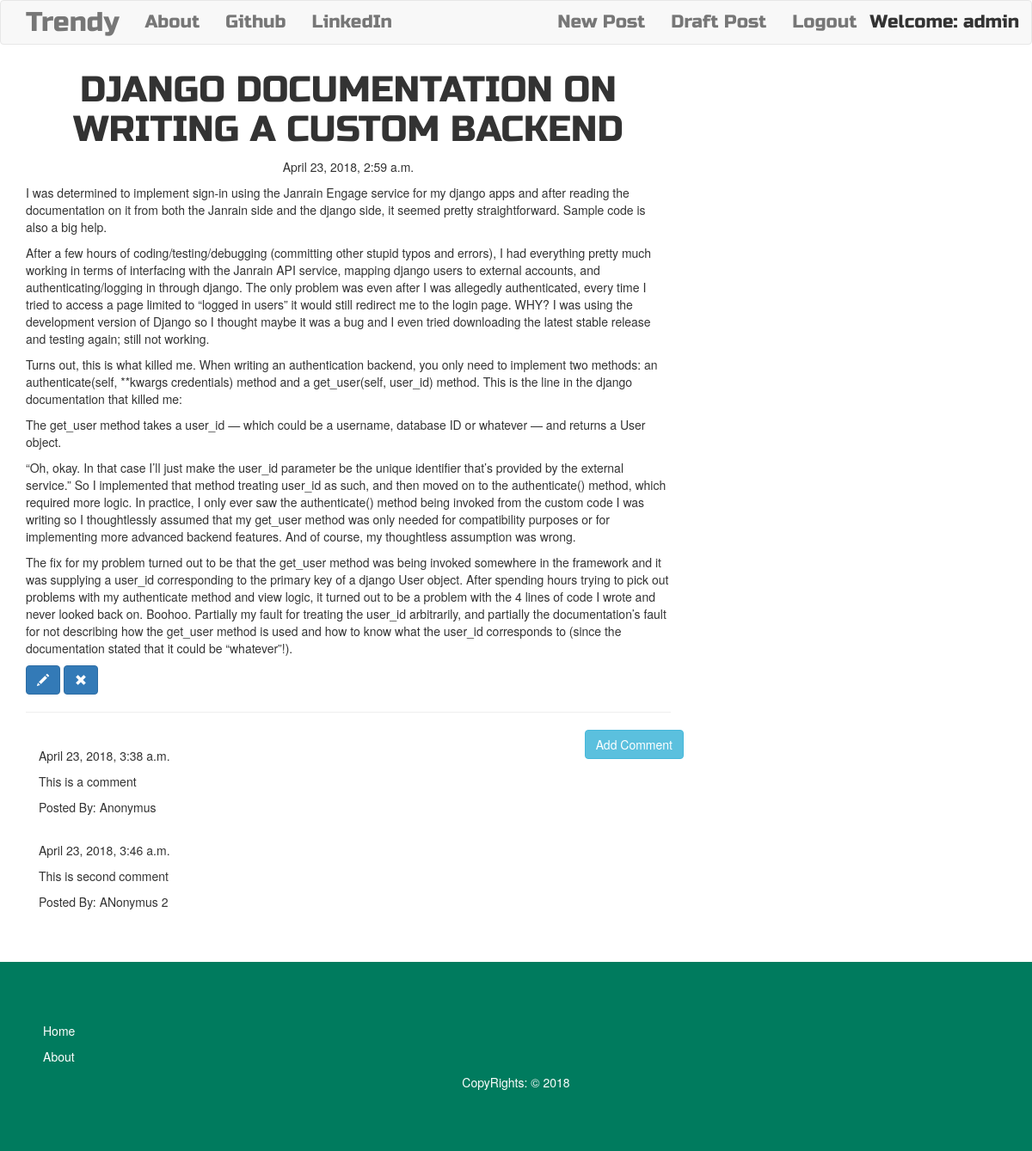
The app's page /post/1 (signed in) with its own data.
### blog/models.py (models this page shows, shortened)
class Post(models.Model):
	author = models.ForeignKey('auth.User')
	title = models.CharField(max_length=200)
	text = models.TextField()
	created_date = models.DateTimeField(auto_now_add=True)
	published_date = models.DateTimeField(blank=True, null=True)

class Comment(models.Model):
	post = models.ForeignKey('blog.Post', related_name='comments')
	author = models.CharField(max_length=200)
	text = models.TextField()
	created_date = models.DateTimeField(auto_now_add=True)
	approved_comment = models.BooleanField(default=False)

### blog/views.py (the view)
# urls.py: url(r'^post/(?P<pk>\d+)$', views.PostDetailView.as_view(), name="post_detail"),
class PostDetailView(DetailView):
	model = Post

### blog/templates/blog/post_detail.html (shortened to what this page needs)
{% extends "base.html" %}
{% block content %}
<h1 class="posttitle loader">{{ post.title }}</h1>
{% if post.published_date %}
	<div class="date postdate">
		{{ post.published_date }}
	</div>
{% else %}
	<a class="btn btn-default" href="{% url 'blog:post_publish' pk=post.pk %}">Publish</a>
{% endif %}
<p class="postcontent"> {{ post.text|safe|linebreaks }} </p>
{% if user.is_authenticated %}
	<a href="{% url 'blog:edit_post' pk=post.pk %}" class="btn btn-primary">
		<span class="glyphicon glyphicon-pencil"></span>
	</a>
	<a href="{% url 'blog:remove_post' pk=post.pk %}" class="btn btn-primary">
		<span class="glyphicon glyphicon-remove"></span>
	</a>
{% endif %}
<hr>
<a href="{% url 'blog:add_comment_to_post' pk=post.pk %}" class="btn btn-info btn-comment">Add Comment</a>
<div class="container">
	{% for comment in post.comments.all %}
		<br>
		{% if user.is_authenticated or comment.approved_comment %}
			{{ comment.created_date }}
			<p> {{ comment.text|safe|linebreaks }} </p>
			<p>Posted By: {{  comment.author }} </p>
		{% endif %}
		{% empty %}
			<p> No comments!</p>
	{% endfor %}
</div>
{% endblock %}

### blog/templates/base.html (shortened to what this page needs)
<!DOCTYPE html>
{% load static %}
<html lang="en">
<head>
	<link rel="stylesheet" href="{% static 'css/bootstrap.css' %}">
	<link rel="stylesheet" href="{% static 'css/medium-editor.css' %}">
	<link rel="stylesheet" href="{% static 'css/blog.css' %}">
</head>
<body>
	<nav class="navbar navbar-default techfont custom-navbar">
		<div class="container">
			<ul class="nav navbar-nav">
				<li><a href="{% url 'blog:post_list' %}" class="navbar-brand bigbrand">Trendy</a></li>
				<li><a href="{% url 'blog:about' %}">About</a></li>
				<li><a href="https://www.github.com">Github</a></li>
				<li><a href="https://www.linkedin.com">LinkedIn</a></li>
			</ul>
			<ul class="nav navbar-nav navbar-right">
				{% if user.is_authenticated %}
					<li><a href="{% url 'blog:new_post' %}">New Post</a></li>
					<li><a href="{% url 'blog:post_draft_list' %}">Draft Post</a></li>
					<li><a href="{% url 'logout' %}">Logout</a></li>
					<li style="padding-top: 10px;">Welcome: {{ user.username }}</li>
				{% else %}
					<li><a href="{% url 'login' %}"> <span class="glyphicon glyphion-user"></span> Login</a></li>
				{% endif %}
			</ul>
		</div>
	</nav>
	<div class="content container loader">
		<div class="row">
			<div class="col-md-8">
				<div class="blog_posts">
					{% block content %}
					{% endblock %}
				</div>
			</div>
			<div class="col-md-4">
			</div>
		</div>
	</div>
	<section id="footer">
		<div class="container">
			<div class="row ">
				<div class="col-md-12">
					<ul class="list-unstyled quick-links">
						<li><a href="javascript:void();">Home</a></li>
						<li><a href="javascript:void();">About</a></li>
						<li class="text-center">CopyRights: &copy; 2018</li>
					</ul>
				</div>
			</div>
		</div>
	</section>
</body>
</html>

### blog/static/css/blog.css (style rules this page uses)
.techfont { font-family: 'Russo One', sans-serif; font-size: 1.5em; margin-bottom: 10px; }
.postdate { text-align: center; }
.posttitle { font-family: 'Russo One', sans-serif; font-size: 3em; text-align: center; }
.postcontent { font-family: 'Montserrat'; font-size: 1.5em; }
.btn-comment { position: absolute; right: 0px; }
.bigbrand { font-size: 1.5em; }
.loader { filter:hue-rotate(0deg); color: linear-gradient(45deg,#0f8,#08f); animation:hue 5000ms infinite linear; }
section { margin-top: 50px; padding: 60px 0; }
#footer { background: #007b5e !important; }
#footer li { margin: 10px; color:#ffffff; }
#footer a { margin: 10px; color: #ffffff; text-decoration: none !important; background-color: transparent; -webkit-text-decoration-skip: objects; }

### records on screen
Post: title "DJANGO DOCUMENTATION ON WRITING A CUSTOM BACKEND", published_date "April 23, 2018, 2:59 a.m.", text "I was determined to implement sign-in using the Janrain Engage service for my django apps and after reading the documentation on it from both the Janrain side and the django side, it seemed pretty straightforward. Sample code is also a big help. After a few hours of coding/testing/debugging (committing other stupid typos and errors), I had everything pretty much working in terms of interfacing with the Janrain API service, mapping django users to external accounts, and authenticating/logging in through django. The only problem was even after I was allegedly authenticated, every time I tried to access a page limited to “logged in users” it would still redirect me to the login page. WHY? I…"
Comment: created_date "April 23, 2018, 3:38 a.m.", text "This is a comment", author "Anonymus"
Comment: created_date "April 23, 2018, 3:46 a.m.", text "This is second comment", author "ANonymus 2"

### other values on screen
{{ user.username }} "admin"
